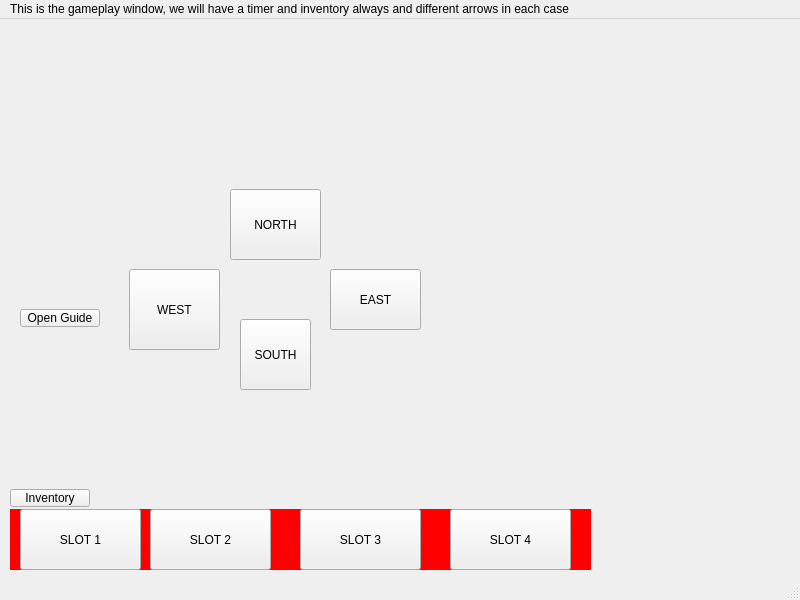
<?xml version="1.0" encoding="UTF-8"?>
<ui version="4.0">
 <class>mainGameWindow</class>
 <widget class="QMainWindow" name="mainGameWindow">
  <property name="geometry">
   <rect>
    <x>0</x>
    <y>0</y>
    <width>800</width>
    <height>600</height>
   </rect>
  </property>
  <property name="windowTitle">
   <string>MainWindow</string>
  </property>
  <widget class="QWidget" name="centralwidget">
   <widget class="QWidget" name="InventoryWidget" native="true">
    <property name="geometry">
     <rect>
      <x>10</x>
      <y>490</y>
      <width>581</width>
      <height>61</height>
     </rect>
    </property>
    <property name="styleSheet">
     <string notr="true">QWidget#InventoryWidget {
    background-color: red;
}</string>
    </property>
    <widget class="QPushButton" name="pushButton">
     <property name="geometry">
      <rect>
       <x>10</x>
       <y>0</y>
       <width>121</width>
       <height>61</height>
      </rect>
     </property>
     <property name="text">
      <string>SLOT 1</string>
     </property>
    </widget>
    <widget class="QPushButton" name="pushButton_5">
     <property name="geometry">
      <rect>
       <x>140</x>
       <y>0</y>
       <width>121</width>
       <height>61</height>
      </rect>
     </property>
     <property name="text">
      <string>SLOT 2</string>
     </property>
    </widget>
    <widget class="QPushButton" name="pushButton_2">
     <property name="geometry">
      <rect>
       <x>290</x>
       <y>0</y>
       <width>121</width>
       <height>61</height>
      </rect>
     </property>
     <property name="text">
      <string>SLOT 3</string>
     </property>
    </widget>
    <widget class="QPushButton" name="pushButton_4">
     <property name="geometry">
      <rect>
       <x>440</x>
       <y>0</y>
       <width>121</width>
       <height>61</height>
      </rect>
     </property>
     <property name="text">
      <string>SLOT 4</string>
     </property>
    </widget>
   </widget>
   <widget class="QPushButton" name="inventoryToggle">
    <property name="geometry">
     <rect>
      <x>10</x>
      <y>470</y>
      <width>80</width>
      <height>18</height>
     </rect>
    </property>
    <property name="text">
     <string>Inventory</string>
    </property>
   </widget>
   <widget class="QPushButton" name="NORTH">
    <property name="geometry">
     <rect>
      <x>230</x>
      <y>170</y>
      <width>91</width>
      <height>71</height>
     </rect>
    </property>
    <property name="text">
     <string>NORTH</string>
    </property>
   </widget>
   <widget class="QPushButton" name="WEST">
    <property name="geometry">
     <rect>
      <x>129</x>
      <y>250</y>
      <width>91</width>
      <height>81</height>
     </rect>
    </property>
    <property name="text">
     <string>WEST</string>
    </property>
   </widget>
   <widget class="QPushButton" name="EAST">
    <property name="geometry">
     <rect>
      <x>330</x>
      <y>250</y>
      <width>91</width>
      <height>61</height>
     </rect>
    </property>
    <property name="text">
     <string>EAST</string>
    </property>
   </widget>
   <widget class="QPushButton" name="SOUTH">
    <property name="geometry">
     <rect>
      <x>240</x>
      <y>300</y>
      <width>71</width>
      <height>71</height>
     </rect>
    </property>
    <property name="text">
     <string>SOUTH</string>
    </property>
   </widget>
   <widget class="QLabel" name="label">
    <property name="geometry">
     <rect>
      <x>10</x>
      <y>10</y>
      <width>381</width>
      <height>191</height>
     </rect>
    </property>
    <property name="text">
     <string/>
    </property>
   </widget>
   <widget class="QPushButton" name="OpenGuide">
    <property name="geometry">
     <rect>
      <x>20</x>
      <y>290</y>
      <width>80</width>
      <height>18</height>
     </rect>
    </property>
    <property name="text">
     <string>Open Guide</string>
    </property>
   </widget>
  </widget>
  <widget class="QMenuBar" name="menubar">
   <property name="geometry">
    <rect>
     <x>0</x>
     <y>0</y>
     <width>800</width>
     <height>17</height>
    </rect>
   </property>
   <widget class="QMenu" name="menuThis_is_the_gameplay_window_we_will_have_a_timer_and_inventory_always_and_different_arrows_in_each_case">
    <property name="title">
     <string>This is the gameplay window, we will have a timer and inventory always and different arrows in each case</string>
    </property>
   </widget>
   <addaction name="menuThis_is_the_gameplay_window_we_will_have_a_timer_and_inventory_always_and_different_arrows_in_each_case"/>
  </widget>
  <widget class="QStatusBar" name="statusbar"/>
 </widget>
 <resources/>
 <connections/>
</ui>
